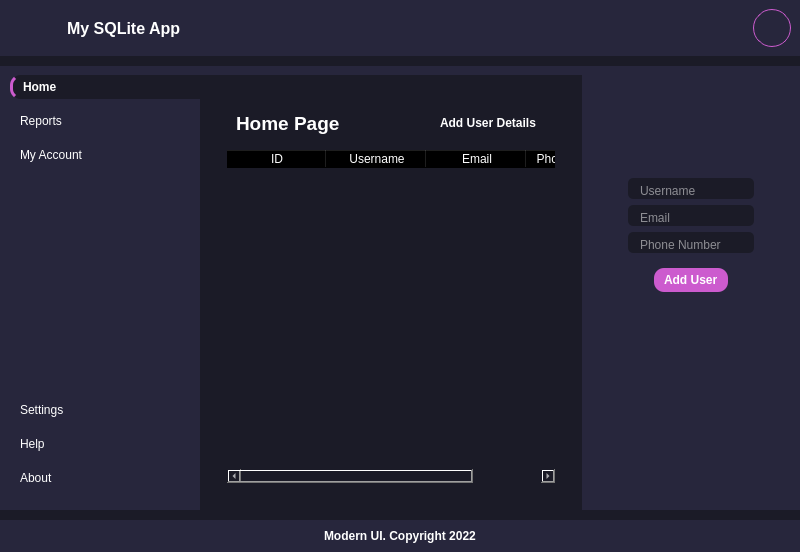
<?xml version="1.0" encoding="UTF-8"?>
<ui version="4.0">
 <class>MainWindow</class>
 <widget class="QMainWindow" name="MainWindow">
  <property name="geometry">
   <rect>
    <x>0</x>
    <y>0</y>
    <width>800</width>
    <height>552</height>
   </rect>
  </property>
  <property name="windowTitle">
   <string>MainWindow</string>
  </property>
  <property name="styleSheet">
   <string notr="true">*{
border : none;
background-color: transparent;
background:transparent;
padding: 0;
margin: 0;
color: #fff;
}
#centralwidget, #homeBtn, #mainBodyContent, QLineEdit{
background-color: #1b1b27;
}

#header, #mainBody, #footer{
background-color: #27263c;
}

#pushButton{
border: 1px solid  #cc5bce;
border-radius : 19px;
text-align: center;
}

#addUserBtn{
	background-color: #cc5bce;
	border-radius: 10px;

}

QPushButton{
text-align: left;
padding: 5px 10px;
border-top-left-radius: 10px;
border-bottom-left-radius: 10px;
}

#homeBtn{
	border-left: 3px solid  #cc5bce;
	font-weight: bold;
}

QLineEdit{
	padding: 5px 10 px;
	border-radius: 5px;
}</string>
  </property>
  <widget class="QWidget" name="centralwidget">
   <property name="styleSheet">
    <string notr="true"/>
   </property>
   <layout class="QVBoxLayout" name="verticalLayout">
    <property name="spacing">
     <number>10</number>
    </property>
    <property name="leftMargin">
     <number>0</number>
    </property>
    <property name="topMargin">
     <number>0</number>
    </property>
    <property name="rightMargin">
     <number>0</number>
    </property>
    <property name="bottomMargin">
     <number>0</number>
    </property>
    <item alignment="Qt::AlignTop">
     <widget class="QWidget" name="header" native="true">
      <layout class="QHBoxLayout" name="horizontalLayout">
       <property name="spacing">
        <number>0</number>
       </property>
       <property name="leftMargin">
        <number>0</number>
       </property>
       <property name="topMargin">
        <number>0</number>
       </property>
       <property name="rightMargin">
        <number>0</number>
       </property>
       <property name="bottomMargin">
        <number>0</number>
       </property>
       <item alignment="Qt::AlignLeft">
        <widget class="QFrame" name="frame_2">
         <property name="frameShape">
          <enum>QFrame::StyledPanel</enum>
         </property>
         <property name="frameShadow">
          <enum>QFrame::Raised</enum>
         </property>
         <layout class="QHBoxLayout" name="horizontalLayout_4">
          <item alignment="Qt::AlignLeft">
           <widget class="QPushButton" name="menuBtn">
            <property name="cursor">
             <cursorShape>PointingHandCursor</cursorShape>
            </property>
            <property name="text">
             <string/>
            </property>
            <property name="icon">
             <iconset resource="QSS/QSS_Resources.qrc">
              <normaloff>:/icons/Icons/align-justify.png</normaloff>:/icons/Icons/align-justify.png</iconset>
            </property>
            <property name="iconSize">
             <size>
              <width>24</width>
              <height>24</height>
             </size>
            </property>
           </widget>
          </item>
          <item>
           <widget class="QLabel" name="label">
            <property name="font">
             <font>
              <pointsize>12</pointsize>
              <weight>75</weight>
              <bold>true</bold>
             </font>
            </property>
            <property name="text">
             <string>My SQLite App</string>
            </property>
           </widget>
          </item>
         </layout>
        </widget>
       </item>
       <item alignment="Qt::AlignRight">
        <widget class="QFrame" name="frame">
         <property name="frameShape">
          <enum>QFrame::StyledPanel</enum>
         </property>
         <property name="frameShadow">
          <enum>QFrame::Raised</enum>
         </property>
         <layout class="QHBoxLayout" name="horizontalLayout_3">
          <item>
           <widget class="QPushButton" name="pushButton_4">
            <property name="cursor">
             <cursorShape>PointingHandCursor</cursorShape>
            </property>
            <property name="text">
             <string/>
            </property>
            <property name="icon">
             <iconset resource="QSS/QSS_Resources.qrc">
              <normaloff>:/icons/Icons/search.png</normaloff>:/icons/Icons/search.png</iconset>
            </property>
           </widget>
          </item>
          <item>
           <widget class="QPushButton" name="pushButton_3">
            <property name="cursor">
             <cursorShape>PointingHandCursor</cursorShape>
            </property>
            <property name="text">
             <string/>
            </property>
            <property name="icon">
             <iconset resource="QSS/QSS_Resources.qrc">
              <normaloff>:/icons/Icons/bell.png</normaloff>:/icons/Icons/bell.png</iconset>
            </property>
           </widget>
          </item>
          <item>
           <widget class="QPushButton" name="pushButton_2">
            <property name="cursor">
             <cursorShape>PointingHandCursor</cursorShape>
            </property>
            <property name="text">
             <string/>
            </property>
            <property name="icon">
             <iconset resource="QSS/QSS_Resources.qrc">
              <normaloff>:/icons/Icons/activity.png</normaloff>:/icons/Icons/activity.png</iconset>
            </property>
           </widget>
          </item>
          <item>
           <widget class="QPushButton" name="pushButton">
            <property name="minimumSize">
             <size>
              <width>38</width>
              <height>38</height>
             </size>
            </property>
            <property name="maximumSize">
             <size>
              <width>38</width>
              <height>38</height>
             </size>
            </property>
            <property name="cursor">
             <cursorShape>PointingHandCursor</cursorShape>
            </property>
            <property name="text">
             <string/>
            </property>
            <property name="icon">
             <iconset resource="QSS/QSS_Resources.qrc">
              <normaloff>:/icons/Icons/user.png</normaloff>:/icons/Icons/user.png</iconset>
            </property>
            <property name="iconSize">
             <size>
              <width>32</width>
              <height>32</height>
             </size>
            </property>
           </widget>
          </item>
         </layout>
        </widget>
       </item>
      </layout>
     </widget>
    </item>
    <item>
     <widget class="QWidget" name="mainBody" native="true">
      <property name="sizePolicy">
       <sizepolicy hsizetype="Preferred" vsizetype="Expanding">
        <horstretch>0</horstretch>
        <verstretch>0</verstretch>
       </sizepolicy>
      </property>
      <property name="minimumSize">
       <size>
        <width>800</width>
        <height>405</height>
       </size>
      </property>
      <layout class="QHBoxLayout" name="horizontalLayout_2">
       <property name="spacing">
        <number>0</number>
       </property>
       <property name="leftMargin">
        <number>0</number>
       </property>
       <property name="topMargin">
        <number>9</number>
       </property>
       <property name="rightMargin">
        <number>0</number>
       </property>
       <property name="bottomMargin">
        <number>0</number>
       </property>
       <item>
        <widget class="QCustomSlideMenu" name="leftMenu" native="true">
         <property name="minimumSize">
          <size>
           <width>200</width>
           <height>0</height>
          </size>
         </property>
         <property name="maximumSize">
          <size>
           <width>0</width>
           <height>16777215</height>
          </size>
         </property>
         <layout class="QVBoxLayout" name="verticalLayout_3">
          <property name="spacing">
           <number>0</number>
          </property>
          <property name="leftMargin">
           <number>0</number>
          </property>
          <property name="topMargin">
           <number>0</number>
          </property>
          <property name="rightMargin">
           <number>0</number>
          </property>
          <property name="bottomMargin">
           <number>20</number>
          </property>
          <item>
           <widget class="QWidget" name="widget" native="true">
            <property name="minimumSize">
             <size>
              <width>200</width>
              <height>376</height>
             </size>
            </property>
            <layout class="QVBoxLayout" name="verticalLayout_4">
             <property name="spacing">
              <number>0</number>
             </property>
             <property name="leftMargin">
              <number>10</number>
             </property>
             <property name="topMargin">
              <number>0</number>
             </property>
             <property name="rightMargin">
              <number>0</number>
             </property>
             <property name="bottomMargin">
              <number>0</number>
             </property>
             <item>
              <widget class="QFrame" name="frame_3">
               <property name="frameShape">
                <enum>QFrame::StyledPanel</enum>
               </property>
               <property name="frameShadow">
                <enum>QFrame::Raised</enum>
               </property>
               <layout class="QVBoxLayout" name="verticalLayout_5">
                <property name="spacing">
                 <number>10</number>
                </property>
                <property name="leftMargin">
                 <number>0</number>
                </property>
                <property name="topMargin">
                 <number>0</number>
                </property>
                <property name="rightMargin">
                 <number>0</number>
                </property>
                <property name="bottomMargin">
                 <number>0</number>
                </property>
                <item>
                 <widget class="QPushButton" name="homeBtn">
                  <property name="cursor">
                   <cursorShape>PointingHandCursor</cursorShape>
                  </property>
                  <property name="styleSheet">
                   <string notr="true">background-color: #1b1b27;</string>
                  </property>
                  <property name="text">
                   <string>Home</string>
                  </property>
                  <property name="icon">
                   <iconset resource="QSS/QSS_Resources.qrc">
                    <normaloff>:/icons/Icons/home.png</normaloff>:/icons/Icons/home.png</iconset>
                  </property>
                 </widget>
                </item>
                <item>
                 <widget class="QPushButton" name="reportsBtn">
                  <property name="cursor">
                   <cursorShape>PointingHandCursor</cursorShape>
                  </property>
                  <property name="text">
                   <string>Reports</string>
                  </property>
                  <property name="icon">
                   <iconset resource="QSS/QSS_Resources.qrc">
                    <normaloff>:/icons/Icons/printer.png</normaloff>:/icons/Icons/printer.png</iconset>
                  </property>
                 </widget>
                </item>
                <item>
                 <widget class="QPushButton" name="accountBtn">
                  <property name="cursor">
                   <cursorShape>PointingHandCursor</cursorShape>
                  </property>
                  <property name="text">
                   <string>My Account</string>
                  </property>
                  <property name="icon">
                   <iconset resource="QSS/QSS_Resources.qrc">
                    <normaloff>:/icons/Icons/user.png</normaloff>:/icons/Icons/user.png</iconset>
                  </property>
                 </widget>
                </item>
                <item>
                 <spacer name="verticalSpacer">
                  <property name="orientation">
                   <enum>Qt::Vertical</enum>
                  </property>
                  <property name="sizeHint" stdset="0">
                   <size>
                    <width>20</width>
                    <height>40</height>
                   </size>
                  </property>
                 </spacer>
                </item>
               </layout>
              </widget>
             </item>
             <item>
              <widget class="QFrame" name="frame_4">
               <property name="frameShape">
                <enum>QFrame::StyledPanel</enum>
               </property>
               <property name="frameShadow">
                <enum>QFrame::Raised</enum>
               </property>
               <layout class="QVBoxLayout" name="verticalLayout_6">
                <property name="spacing">
                 <number>10</number>
                </property>
                <property name="leftMargin">
                 <number>0</number>
                </property>
                <property name="topMargin">
                 <number>0</number>
                </property>
                <property name="rightMargin">
                 <number>0</number>
                </property>
                <property name="bottomMargin">
                 <number>0</number>
                </property>
                <item>
                 <widget class="QPushButton" name="settingsBtn">
                  <property name="cursor">
                   <cursorShape>PointingHandCursor</cursorShape>
                  </property>
                  <property name="text">
                   <string>Settings</string>
                  </property>
                  <property name="icon">
                   <iconset resource="QSS/QSS_Resources.qrc">
                    <normaloff>:/icons/Icons/settings.png</normaloff>:/icons/Icons/settings.png</iconset>
                  </property>
                 </widget>
                </item>
                <item>
                 <widget class="QPushButton" name="helpBtn">
                  <property name="cursor">
                   <cursorShape>PointingHandCursor</cursorShape>
                  </property>
                  <property name="text">
                   <string>Help</string>
                  </property>
                  <property name="icon">
                   <iconset resource="QSS/QSS_Resources.qrc">
                    <normaloff>:/icons/Icons/help-circle.png</normaloff>:/icons/Icons/help-circle.png</iconset>
                  </property>
                 </widget>
                </item>
                <item>
                 <widget class="QPushButton" name="aboutBtn">
                  <property name="cursor">
                   <cursorShape>PointingHandCursor</cursorShape>
                  </property>
                  <property name="text">
                   <string>About</string>
                  </property>
                  <property name="icon">
                   <iconset resource="QSS/QSS_Resources.qrc">
                    <normaloff>:/icons/Icons/info.png</normaloff>:/icons/Icons/info.png</iconset>
                  </property>
                 </widget>
                </item>
               </layout>
              </widget>
             </item>
            </layout>
           </widget>
          </item>
         </layout>
        </widget>
       </item>
       <item>
        <widget class="QWidget" name="mainBodyContent" native="true">
         <layout class="QVBoxLayout" name="verticalLayout_2">
          <item>
           <widget class="QCustomStackedWidget" name="mainPages">
            <widget class="QWidget" name="homePage">
             <layout class="QVBoxLayout" name="verticalLayout_10">
              <item>
               <widget class="QWidget" name="widget_3" native="true">
                <layout class="QVBoxLayout" name="verticalLayout_11">
                 <item>
                  <widget class="QFrame" name="frame_6">
                   <property name="frameShape">
                    <enum>QFrame::StyledPanel</enum>
                   </property>
                   <property name="frameShadow">
                    <enum>QFrame::Raised</enum>
                   </property>
                   <layout class="QHBoxLayout" name="horizontalLayout_6">
                    <item alignment="Qt::AlignLeft">
                     <widget class="QLabel" name="label_8">
                      <property name="font">
                       <font>
                        <family>Segoe UI</family>
                        <pointsize>14</pointsize>
                        <weight>75</weight>
                        <bold>true</bold>
                        <kerning>true</kerning>
                       </font>
                      </property>
                      <property name="text">
                       <string>Home Page</string>
                      </property>
                     </widget>
                    </item>
                    <item alignment="Qt::AlignRight">
                     <widget class="QPushButton" name="showUserFormBtn">
                      <property name="font">
                       <font>
                        <weight>75</weight>
                        <bold>true</bold>
                       </font>
                      </property>
                      <property name="cursor">
                       <cursorShape>PointingHandCursor</cursorShape>
                      </property>
                      <property name="text">
                       <string>Add User Details</string>
                      </property>
                      <property name="icon">
                       <iconset resource="QSS/QSS_Resources.qrc">
                        <normaloff>:/icons/Icons/plus-square.png</normaloff>:/icons/Icons/plus-square.png</iconset>
                      </property>
                      <property name="iconSize">
                       <size>
                        <width>24</width>
                        <height>24</height>
                       </size>
                      </property>
                     </widget>
                    </item>
                   </layout>
                  </widget>
                 </item>
                 <item>
                  <widget class="QTableWidget" name="tableWidget">
                   <column>
                    <property name="text">
                     <string>ID</string>
                    </property>
                   </column>
                   <column>
                    <property name="text">
                     <string>Username</string>
                    </property>
                   </column>
                   <column>
                    <property name="text">
                     <string>Email</string>
                    </property>
                   </column>
                   <column>
                    <property name="text">
                     <string>Phone Number</string>
                    </property>
                   </column>
                  </widget>
                 </item>
                </layout>
               </widget>
              </item>
             </layout>
            </widget>
            <widget class="QWidget" name="settingsPage">
             <widget class="QLabel" name="label_6">
              <property name="geometry">
               <rect>
                <x>220</x>
                <y>180</y>
                <width>101</width>
                <height>71</height>
               </rect>
              </property>
              <property name="font">
               <font>
                <family>Segoe UI</family>
                <pointsize>14</pointsize>
                <weight>75</weight>
                <bold>true</bold>
                <kerning>true</kerning>
               </font>
              </property>
              <property name="text">
               <string>Settings</string>
              </property>
             </widget>
            </widget>
            <widget class="QWidget" name="helpPage">
             <widget class="QLabel" name="label_5">
              <property name="geometry">
               <rect>
                <x>270</x>
                <y>200</y>
                <width>101</width>
                <height>71</height>
               </rect>
              </property>
              <property name="font">
               <font>
                <family>Segoe UI</family>
                <pointsize>14</pointsize>
                <weight>75</weight>
                <bold>true</bold>
                <kerning>true</kerning>
               </font>
              </property>
              <property name="text">
               <string>Help</string>
              </property>
             </widget>
            </widget>
            <widget class="QWidget" name="aboutPage">
             <widget class="QLabel" name="label_4">
              <property name="geometry">
               <rect>
                <x>290</x>
                <y>210</y>
                <width>101</width>
                <height>71</height>
               </rect>
              </property>
              <property name="font">
               <font>
                <family>Segoe UI</family>
                <pointsize>14</pointsize>
                <weight>75</weight>
                <bold>true</bold>
                <kerning>true</kerning>
               </font>
              </property>
              <property name="text">
               <string>About</string>
              </property>
             </widget>
            </widget>
            <widget class="QWidget" name="reportsPage">
             <widget class="QLabel" name="label_3">
              <property name="geometry">
               <rect>
                <x>230</x>
                <y>180</y>
                <width>101</width>
                <height>71</height>
               </rect>
              </property>
              <property name="font">
               <font>
                <family>Segoe UI</family>
                <pointsize>14</pointsize>
                <weight>75</weight>
                <bold>true</bold>
                <kerning>true</kerning>
               </font>
              </property>
              <property name="text">
               <string>Reports</string>
              </property>
             </widget>
            </widget>
            <widget class="QWidget" name="accountsPage">
             <widget class="QLabel" name="label_7">
              <property name="geometry">
               <rect>
                <x>270</x>
                <y>200</y>
                <width>101</width>
                <height>71</height>
               </rect>
              </property>
              <property name="font">
               <font>
                <family>Segoe UI</family>
                <pointsize>14</pointsize>
                <weight>75</weight>
                <bold>true</bold>
                <kerning>true</kerning>
               </font>
              </property>
              <property name="text">
               <string>Accounts</string>
              </property>
             </widget>
            </widget>
           </widget>
          </item>
         </layout>
        </widget>
       </item>
       <item alignment="Qt::AlignTop">
        <widget class="QCustomSlideMenu" name="rightMenu" native="true">
         <property name="minimumSize">
          <size>
           <width>200</width>
           <height>0</height>
          </size>
         </property>
         <layout class="QVBoxLayout" name="verticalLayout_7">
          <item>
           <widget class="QWidget" name="widget_2" native="true">
            <property name="sizePolicy">
             <sizepolicy hsizetype="Preferred" vsizetype="MinimumExpanding">
              <horstretch>0</horstretch>
              <verstretch>0</verstretch>
             </sizepolicy>
            </property>
            <property name="minimumSize">
             <size>
              <width>200</width>
              <height>227</height>
             </size>
            </property>
            <layout class="QVBoxLayout" name="verticalLayout_8">
             <item alignment="Qt::AlignHCenter|Qt::AlignTop">
              <widget class="QLabel" name="label_2">
               <property name="minimumSize">
                <size>
                 <width>70</width>
                 <height>70</height>
                </size>
               </property>
               <property name="maximumSize">
                <size>
                 <width>70</width>
                 <height>70</height>
                </size>
               </property>
               <property name="text">
                <string/>
               </property>
               <property name="pixmap">
                <pixmap resource="QSS/QSS_Resources.qrc">:/icons/Icons/edit.png</pixmap>
               </property>
               <property name="scaledContents">
                <bool>true</bool>
               </property>
              </widget>
             </item>
             <item alignment="Qt::AlignHCenter|Qt::AlignTop">
              <widget class="QFrame" name="frame_5">
               <property name="frameShape">
                <enum>QFrame::StyledPanel</enum>
               </property>
               <property name="frameShadow">
                <enum>QFrame::Raised</enum>
               </property>
               <layout class="QVBoxLayout" name="verticalLayout_9">
                <item>
                 <widget class="QLineEdit" name="userName">
                  <property name="placeholderText">
                   <string>Username</string>
                  </property>
                 </widget>
                </item>
                <item>
                 <widget class="QLineEdit" name="email">
                  <property name="placeholderText">
                   <string>Email</string>
                  </property>
                 </widget>
                </item>
                <item>
                 <widget class="QLineEdit" name="phoneNo">
                  <property name="placeholderText">
                   <string>Phone Number</string>
                  </property>
                 </widget>
                </item>
               </layout>
              </widget>
             </item>
             <item alignment="Qt::AlignHCenter|Qt::AlignTop">
              <widget class="QPushButton" name="addUserBtn">
               <property name="font">
                <font>
                 <weight>75</weight>
                 <bold>true</bold>
                </font>
               </property>
               <property name="cursor">
                <cursorShape>PointingHandCursor</cursorShape>
               </property>
               <property name="text">
                <string>Add User</string>
               </property>
               <property name="icon">
                <iconset resource="QSS/QSS_Resources.qrc">
                 <normaloff>:/icons/Icons/file-plus.png</normaloff>:/icons/Icons/file-plus.png</iconset>
               </property>
               <property name="iconSize">
                <size>
                 <width>24</width>
                 <height>24</height>
                </size>
               </property>
              </widget>
             </item>
             <item>
              <spacer name="verticalSpacer_2">
               <property name="orientation">
                <enum>Qt::Vertical</enum>
               </property>
               <property name="sizeHint" stdset="0">
                <size>
                 <width>20</width>
                 <height>40</height>
                </size>
               </property>
              </spacer>
             </item>
            </layout>
           </widget>
          </item>
         </layout>
        </widget>
       </item>
      </layout>
     </widget>
    </item>
    <item>
     <widget class="QWidget" name="footer" native="true">
      <layout class="QHBoxLayout" name="horizontalLayout_5">
       <item alignment="Qt::AlignHCenter">
        <widget class="QLabel" name="label_9">
         <property name="font">
          <font>
           <family>Segoe UI</family>
           <weight>75</weight>
           <bold>true</bold>
          </font>
         </property>
         <property name="text">
          <string>Modern UI. Copyright 2022</string>
         </property>
        </widget>
       </item>
      </layout>
     </widget>
    </item>
   </layout>
  </widget>
 </widget>
 <customwidgets>
  <customwidget>
   <class>QCustomSlideMenu</class>
   <extends>QWidget</extends>
   <header location="global">Custom_Widgets.Widgets.h</header>
   <container>1</container>
  </customwidget>
  <customwidget>
   <class>QCustomStackedWidget</class>
   <extends>QStackedWidget</extends>
   <header location="global">Custom_Widgets.Widgets.h</header>
   <container>1</container>
  </customwidget>
 </customwidgets>
 <resources>
  <include location="QSS/QSS_Resources.qrc"/>
 </resources>
 <connections/>
</ui>
